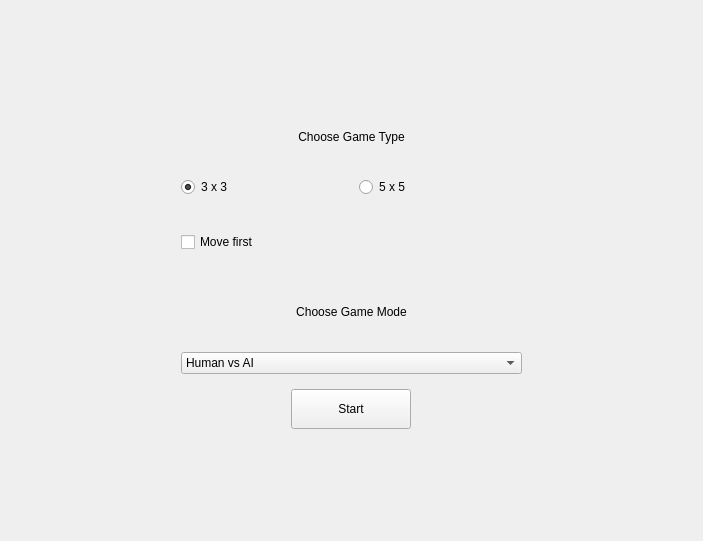
<?xml version="1.0" encoding="UTF-8"?>
<ui version="4.0">
 <class>MainMenu</class>
 <widget class="QWidget" name="MainMenu">
  <property name="enabled">
   <bool>true</bool>
  </property>
  <property name="geometry">
   <rect>
    <x>0</x>
    <y>0</y>
    <width>703</width>
    <height>541</height>
   </rect>
  </property>
  <property name="sizePolicy">
   <sizepolicy hsizetype="Expanding" vsizetype="Expanding">
    <horstretch>0</horstretch>
    <verstretch>0</verstretch>
   </sizepolicy>
  </property>
  <property name="cursor">
   <cursorShape>PointingHandCursor</cursorShape>
  </property>
  <property name="windowTitle">
   <string>MainMenu</string>
  </property>
  <layout class="QVBoxLayout" name="verticalLayout" stretch="0">
   <property name="spacing">
    <number>15</number>
   </property>
   <item>
    <layout class="QHBoxLayout" name="horizontalLayout" stretch="1,2,1">
     <item>
      <spacer name="leftSpacer">
       <property name="orientation">
        <enum>Qt::Horizontal</enum>
       </property>
       <property name="sizeHint" stdset="0">
        <size>
         <width>40</width>
         <height>20</height>
        </size>
       </property>
      </spacer>
     </item>
     <item>
      <layout class="QVBoxLayout" name="mainVertical" stretch="2,1,1,1,1,1,1,1,1,2">
       <item>
        <spacer name="upSpacer">
         <property name="orientation">
          <enum>Qt::Vertical</enum>
         </property>
         <property name="sizeHint" stdset="0">
          <size>
           <width>20</width>
           <height>40</height>
          </size>
         </property>
        </spacer>
       </item>
       <item>
        <widget class="QLabel" name="label">
         <property name="sizePolicy">
          <sizepolicy hsizetype="Preferred" vsizetype="Preferred">
           <horstretch>0</horstretch>
           <verstretch>0</verstretch>
          </sizepolicy>
         </property>
         <property name="minimumSize">
          <size>
           <width>0</width>
           <height>0</height>
          </size>
         </property>
         <property name="text">
          <string>Choose Game Type</string>
         </property>
         <property name="alignment">
          <set>Qt::AlignCenter</set>
         </property>
        </widget>
       </item>
       <item>
        <layout class="QGridLayout" name="gridLayout" rowstretch="0,0">
         <item row="0" column="0">
          <widget class="QRadioButton" name="radioButton3x3">
           <property name="text">
            <string>3 x 3</string>
           </property>
           <property name="checked">
            <bool>true</bool>
           </property>
          </widget>
         </item>
         <item row="0" column="1">
          <widget class="QRadioButton" name="radioButton5x5">
           <property name="text">
            <string>5 x 5</string>
           </property>
          </widget>
         </item>
        </layout>
       </item>
       <item>
        <spacer name="verticalSpacer">
         <property name="orientation">
          <enum>Qt::Vertical</enum>
         </property>
         <property name="sizeType">
          <enum>QSizePolicy::Fixed</enum>
         </property>
         <property name="sizeHint" stdset="0">
          <size>
           <width>20</width>
           <height>20</height>
          </size>
         </property>
        </spacer>
       </item>
       <item>
        <widget class="QCheckBox" name="checkBox">
         <property name="text">
          <string>Move first</string>
         </property>
        </widget>
       </item>
       <item>
        <spacer name="verticalSpacer_2">
         <property name="orientation">
          <enum>Qt::Vertical</enum>
         </property>
         <property name="sizeType">
          <enum>QSizePolicy::Fixed</enum>
         </property>
         <property name="sizeHint" stdset="0">
          <size>
           <width>20</width>
           <height>20</height>
          </size>
         </property>
        </spacer>
       </item>
       <item>
        <widget class="QLabel" name="label_2">
         <property name="text">
          <string>Choose Game Mode</string>
         </property>
         <property name="alignment">
          <set>Qt::AlignCenter</set>
         </property>
        </widget>
       </item>
       <item>
        <widget class="QComboBox" name="comboBox">
         <property name="editable">
          <bool>false</bool>
         </property>
         <property name="currentText">
          <string>Human vs AI</string>
         </property>
         <property name="currentIndex">
          <number>0</number>
         </property>
         <property name="minimumContentsLength">
          <number>0</number>
         </property>
         <item>
          <property name="text">
           <string>Human vs AI</string>
          </property>
         </item>
         <item>
          <property name="text">
           <string>Human vs Human</string>
          </property>
         </item>
         <item>
          <property name="text">
           <string>AI vs AI</string>
          </property>
         </item>
        </widget>
       </item>
       <item alignment="Qt::AlignHCenter">
        <widget class="QPushButton" name="startButton">
         <property name="sizePolicy">
          <sizepolicy hsizetype="Fixed" vsizetype="Fixed">
           <horstretch>0</horstretch>
           <verstretch>0</verstretch>
          </sizepolicy>
         </property>
         <property name="minimumSize">
          <size>
           <width>120</width>
           <height>40</height>
          </size>
         </property>
         <property name="layoutDirection">
          <enum>Qt::LeftToRight</enum>
         </property>
         <property name="autoFillBackground">
          <bool>false</bool>
         </property>
         <property name="text">
          <string>Start</string>
         </property>
        </widget>
       </item>
       <item>
        <spacer name="downSpacer">
         <property name="orientation">
          <enum>Qt::Vertical</enum>
         </property>
         <property name="sizeType">
          <enum>QSizePolicy::Expanding</enum>
         </property>
         <property name="sizeHint" stdset="0">
          <size>
           <width>20</width>
           <height>20</height>
          </size>
         </property>
        </spacer>
       </item>
      </layout>
     </item>
     <item>
      <spacer name="rightSpacer">
       <property name="orientation">
        <enum>Qt::Horizontal</enum>
       </property>
       <property name="sizeHint" stdset="0">
        <size>
         <width>40</width>
         <height>20</height>
        </size>
       </property>
      </spacer>
     </item>
    </layout>
   </item>
  </layout>
 </widget>
 <tabstops>
  <tabstop>radioButton5x5</tabstop>
  <tabstop>radioButton3x3</tabstop>
 </tabstops>
 <resources/>
 <connections/>
</ui>
